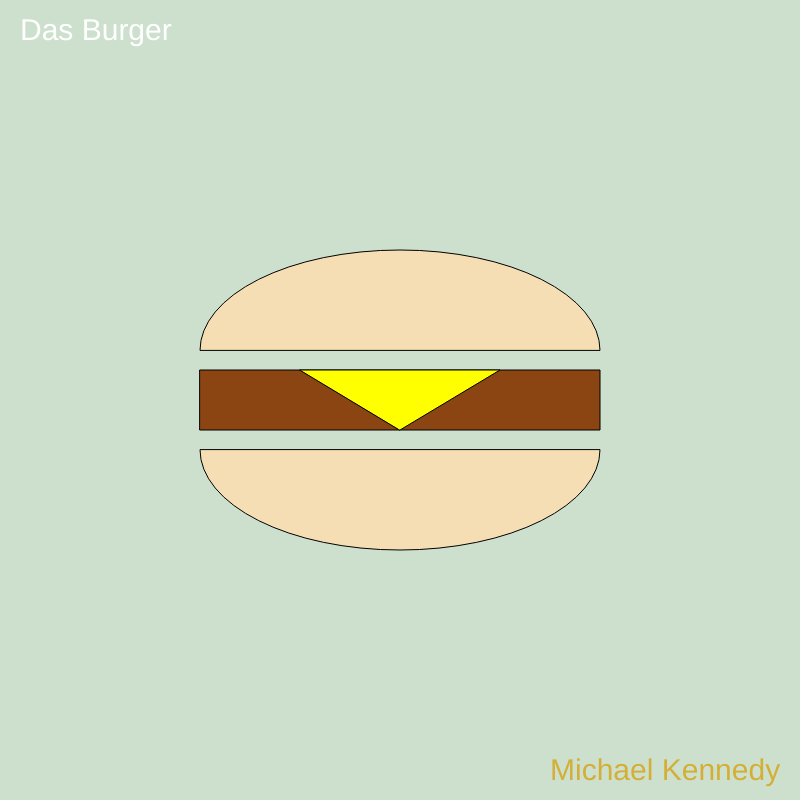
Frame 1 (no input)
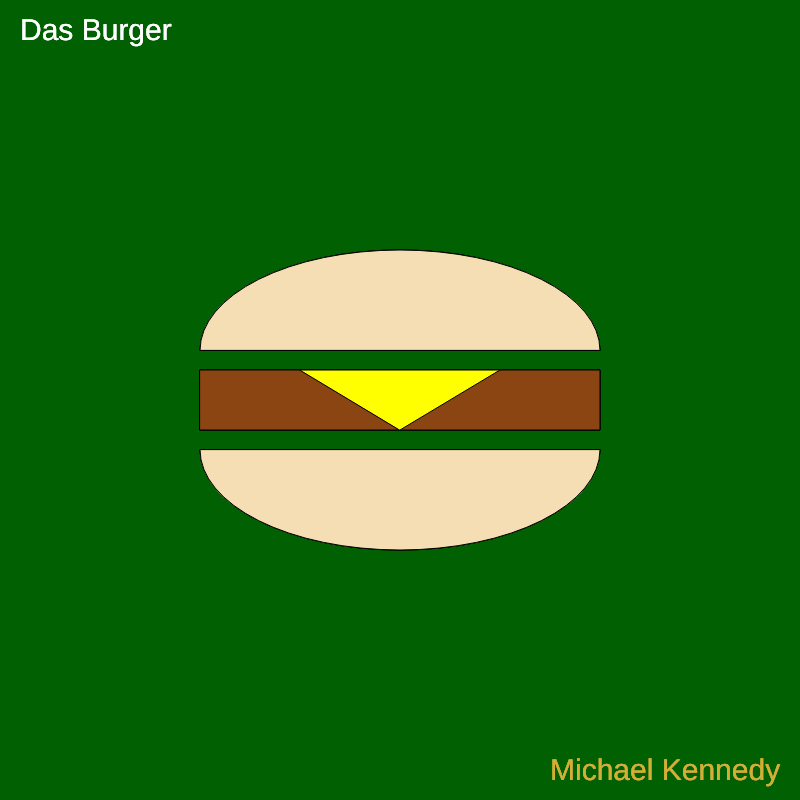
Frame 60 (no input)
Frame 120 (the mouse pressed at the canvas centre since frame 60): identical to frame 60, image omitted

The p5.js sketch that drew these frames (run headless with seeded random() and noise() and a simulated clock; from frame 60 on, the mouse is pressed at the canvas centre):

// p5.js sketch
// ── sketch.js
function setup() {
    createCanvas(800,800);
}

function draw() {
    background(0,100,0,50);


    fill(212,175,55);
    textSize(30);
    text("Michael Kennedy", 550, 780);
    fill(255);
    text("Das Burger", 20, 40);

    fill( 245, 222, 179 );
    arc(400, 350, 400, 200, radians(180), radians(360), CHORD);

    fill( 245, 222, 179 );
    arc(400, 450, 400, 200, 0, PI, CHORD);

    fill( 139, 69, 19 );
    rect(200,370,400,60);

    fill( 255, 255, 0 );
    triangle(300,370,500,370,400,430);

   
}
